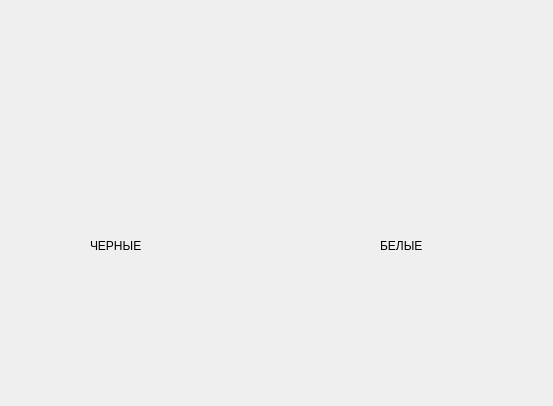
<?xml version="1.0" encoding="UTF-8"?>
<ui version="4.0">
 <class>Form</class>
 <widget class="QWidget" name="Form">
  <property name="geometry">
   <rect>
    <x>0</x>
    <y>0</y>
    <width>553</width>
    <height>406</height>
   </rect>
  </property>
  <property name="windowTitle">
   <string>Form</string>
  </property>
  <widget class="QLabel" name="label">
   <property name="geometry">
    <rect>
     <x>100</x>
     <y>30</y>
     <width>331</width>
     <height>121</height>
    </rect>
   </property>
   <property name="text">
    <string/>
   </property>
  </widget>
  <widget class="QLabel" name="white">
   <property name="geometry">
    <rect>
     <x>380</x>
     <y>220</y>
     <width>51</width>
     <height>51</height>
    </rect>
   </property>
   <property name="text">
    <string>БЕЛЫЕ</string>
   </property>
  </widget>
  <widget class="QLabel" name="blak">
   <property name="geometry">
    <rect>
     <x>90</x>
     <y>220</y>
     <width>51</width>
     <height>51</height>
    </rect>
   </property>
   <property name="text">
    <string>ЧЕРНЫЕ</string>
   </property>
  </widget>
  <widget class="QLabel" name="label_2">
   <property name="geometry">
    <rect>
     <x>80</x>
     <y>270</y>
     <width>71</width>
     <height>51</height>
    </rect>
   </property>
   <property name="text">
    <string/>
   </property>
  </widget>
  <widget class="QLabel" name="label_3">
   <property name="geometry">
    <rect>
     <x>360</x>
     <y>270</y>
     <width>71</width>
     <height>51</height>
    </rect>
   </property>
   <property name="text">
    <string/>
   </property>
  </widget>
 </widget>
 <resources/>
 <connections/>
</ui>
